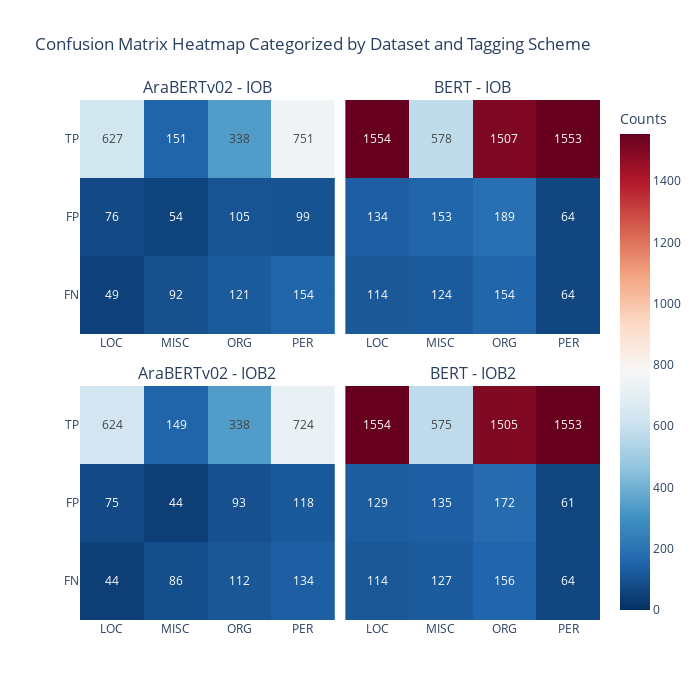

The notebook cell saved with this chart:
### Code cell
# Confusion matrix heatmap example
confusion_heatmap = ConfusionHeatmap(dash_data, mappings)
confusion_heatmap.visualize()

### Figure 1 — Plotly figure (JSON) as saved in the notebook; plotly's stock layout.template omitted (floating-point values rounded to 4 significant figures)
{"data": [{"coloraxis": "coloraxis", "colorscale": [[0, "rgb(5,48,97)"], [0.1, "rgb(33,102,172)"], [0.2, "rgb(67,147,195)"], [0.3, "rgb(146,197,222)"], [0.4, "rgb(209,229,240)"], [0.5, "rgb(247,247,247)"], [0.6, "rgb(253,219,199)"], [0.7, "rgb(244,165,130)"], [0.8, "rgb(214,96,77)"], [0.9, "rgb(178,24,43)"], [1, "rgb(103,0,31)"]], "hovertemplate": "Metric: %{y}<br>Tag: %{x}<br>Count: %{text}<extra></extra>", "text": [[49, 92, 121, 154], [76, 54, 105, 99], [627, 151, 338, 751]], "texttemplate": "%{text}", "type": "heatmap", "x": ["LOC", "MISC", "ORG", "PER"], "xaxis": "x", "y": ["FN", "FP", "TP"], "yaxis": "y", "z": [[49, 92, 121, 154], [76, 54, 105, 99], [627, 151, 338, 751]]}, {"coloraxis": "coloraxis", "colorscale": [[0, "rgb(5,48,97)"], [0.1, "rgb(33,102,172)"], [0.2, "rgb(67,147,195)"], [0.3, "rgb(146,197,222)"], [0.4, "rgb(209,229,240)"], [0.5, "rgb(247,247,247)"], [0.6, "rgb(253,219,199)"], [0.7, "rgb(244,165,130)"], [0.8, "rgb(214,96,77)"], [0.9, "rgb(178,24,43)"], [1, "rgb(103,0,31)"]], "hovertemplate": "Metric: %{y}<br>Tag: %{x}<br>Count: %{text}<extra></extra>", "text": [[114, 124, 154, 64], [134, 153, 189, 64], [1554, 578, 1507, 1553]], "texttemplate": "%{text}", "type": "heatmap", "x": ["LOC", "MISC", "ORG", "PER"], "xaxis": "x2", "y": ["FN", "FP", "TP"], "yaxis": "y2", "z": [[114, 124, 154, 64], [134, 153, 189, 64], [1554, 578, 1507, 1553]]}, {"coloraxis": "coloraxis", "colorscale": [[0, "rgb(5,48,97)"], [0.1, "rgb(33,102,172)"], [0.2, "rgb(67,147,195)"], [0.3, "rgb(146,197,222)"], [0.4, "rgb(209,229,240)"], [0.5, "rgb(247,247,247)"], [0.6, "rgb(253,219,199)"], [0.7, "rgb(244,165,130)"], [0.8, "rgb(214,96,77)"], [0.9, "rgb(178,24,43)"], [1, "rgb(103,0,31)"]], "hovertemplate": "Metric: %{y}<br>Tag: %{x}<br>Count: %{text}<extra></extra>", "text": [[44, 86, 112, 134], [75, 44, 93, 118], [624, 149, 338, 724]], "texttemplate": "%{text}", "type": "heatmap", "x": ["LOC", "MISC", "ORG", "PER"], "xaxis": "x3", "y": ["FN", "FP", "TP"], "yaxis": "y3", "z": [[44, 86, 112, 134], [75, 44, 93, 118], [624, 149, 338, 724]]}, {"coloraxis": "coloraxis", "colorscale": [[0, "rgb(5,48,97)"], [0.1, "rgb(33,102,172)"], [0.2, "rgb(67,147,195)"], [0.3, "rgb(146,197,222)"], [0.4, "rgb(209,229,240)"], [0.5, "rgb(247,247,247)"], [0.6, "rgb(253,219,199)"], [0.7, "rgb(244,165,130)"], [0.8, "rgb(214,96,77)"], [0.9, "rgb(178,24,43)"], [1, "rgb(103,0,31)"]], "hovertemplate": "Metric: %{y}<br>Tag: %{x}<br>Count: %{text}<extra></extra>", "text": [[114, 127, 156, 64], [129, 135, 172, 61], [1554, 575, 1505, 1553]], "texttemplate": "%{text}", "type": "heatmap", "x": ["LOC", "MISC", "ORG", "PER"], "xaxis": "x4", "y": ["FN", "FP", "TP"], "yaxis": "y4", "z": [[114, 127, 156, 64], [129, 135, 172, 61], [1554, 575, 1505, 1553]]}], "layout": {"annotations": [{"font": {"size": 16}, "showarrow": false, "text": "AraBERTv02 - IOB", "x": 0.245, "xanchor": "center", "xref": "paper", "y": 1, "yanchor": "bottom", "yref": "paper"}, {"font": {"size": 16}, "showarrow": false, "text": "BERT - IOB", "x": 0.755, "xanchor": "center", "xref": "paper", "y": 1, "yanchor": "bottom", "yref": "paper"}, {"font": {"size": 16}, "showarrow": false, "text": "AraBERTv02 - IOB2", "x": 0.245, "xanchor": "center", "xref": "paper", "y": 0.45, "yanchor": "bottom", "yref": "paper"}, {"font": {"size": 16}, "showarrow": false, "text": "BERT - IOB2", "x": 0.755, "xanchor": "center", "xref": "paper", "y": 0.45, "yanchor": "bottom", "yref": "paper"}], "coloraxis": {"cmax": 1554, "cmin": 0, "colorbar": {"title": {"text": "Counts"}}, "colorscale": [[0, "rgb(5,48,97)"], [0.1, "rgb(33,102,172)"], [0.2, "rgb(67,147,195)"], [0.3, "rgb(146,197,222)"], [0.4, "rgb(209,229,240)"], [0.5, "rgb(247,247,247)"], [0.6, "rgb(253,219,199)"], [0.7, "rgb(244,165,130)"], [0.8, "rgb(214,96,77)"], [0.9, "rgb(178,24,43)"], [1, "rgb(103,0,31)"]]}, "height": 700, "title": {"text": "Confusion Matrix Heatmap Categorized by Dataset and Tagging Scheme"}, "width": 700, "xaxis": {"anchor": "y", "domain": [0, 0.49]}, "xaxis2": {"anchor": "y2", "domain": [0.51, 1]}, "xaxis3": {"anchor": "y3", "domain": [0, 0.49]}, "xaxis4": {"anchor": "y4", "domain": [0.51, 1]}, "yaxis": {"anchor": "x", "domain": [0.55, 1]}, "yaxis2": {"anchor": "x2", "domain": [0.55, 1], "matches": "y", "showticklabels": false}, "yaxis3": {"anchor": "x3", "domain": [0, 0.45]}, "yaxis4": {"anchor": "x4", "domain": [0, 0.45], "matches": "y3", "showticklabels": false}}}
